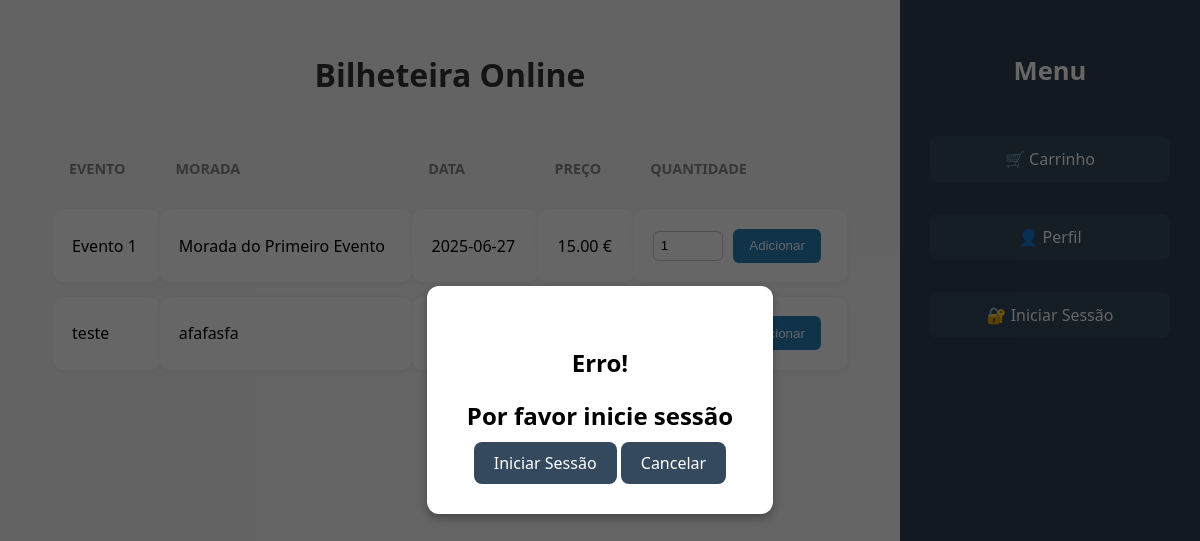
/WebSite/index.php?auth=0, run on the app's committed database.
### tables this page shows
CREATE TABLE lista_bilhetes (
        id INTEGER PRIMARY KEY AUTOINCREMENT,
        nome TEXT NOT NULL,
        morada TEXT NOT NULL,
        dia TEXT NOT NULL,
        preco REAL NOT NULL,
        limite INTEGER,
        disponiveis INTEGER
    );

### WebSite/index.php (the view, shortened to what this page needs)
<?php
$db = new SQLite3('../DataBase/venda_bilhetes.db');
$bilhetes = $db->query("SELECT * FROM lista_bilhetes");
?>
<!DOCTYPE html>
<html lang="pt">
    <link rel="stylesheet" href="styles/index.css">
<head>
</head>
<body>
    <?php if (isset($_GET['auth']) && $_GET['auth'] == '0'): ?>
        <div id="popup" class="popup">
            <div class="popup-content">
                <h2>Erro!</h2>
                <h2>Por favor inicie sessão</h2>
                <a href="iniciar_sessao.php">Iniciar Sessão</a>
                <a href="index.php">Cancelar</a>
            </div>
        </div>
    <?php endif; ?>
<div class="main-content">
    <h1>Bilheteira Online</h1>
    <table>
        <thead>
            <tr>
                <th>Evento</th>
                <th>Morada</th>
                <th>Data</th>
                <th>Preço</th>
                <th>Quantidade</th>
            </tr>
        </thead>
        <tbody>
            <?php while ($bilhete = $bilhetes->fetchArray(SQLITE3_ASSOC)): ?>
                <tr>
                    <td><?= htmlspecialchars($bilhete['nome']) ?></td>
                    <td><?= htmlspecialchars($bilhete['morada']) ?></td>
                    <td><?= htmlspecialchars($bilhete['dia']) ?></td>
                    <td><?= number_format($bilhete['preco'], 2) ?> €</td>
                    <td>
                        <form method="POST" action="php_scripts/adicionar_carrinho.php">
                            <input type="number" name="quantidade" min="1" max="<?= $bilhete['disponiveis'] ?>" value="1" required>
                            <button type="submit">Adicionar</button>
                        </form>
                    </td>
                </tr>
            <?php endwhile; ?>
        </tbody>
    </table>
</div>
<div class="sidebar">
    <h2>Menu</h2>
    <a href="carrinho.php">🛒 Carrinho</a>
    <a href="pagina_perfil.php">👤 Perfil</a>
    <a href="iniciar_sessao.php">🔐 Iniciar Sessão</a>
</div>
</body>
</html>

### WebSite/styles/index.css (style rules this page uses)
* { box-sizing: border-box; }
body { margin: 0; font-family: 'Segoe UI', Tahoma, Geneva, Verdana, sans-serif; display: flex; height: 100vh; background-color: #f9f9f9; }
.sidebar { width: 300px; background-color: #2c3e50; color: white; display: flex; flex-direction: column; align-items: center; padding-top: 2rem; }
.sidebar h2 { margin-bottom: 2rem; font-size: 1.6rem; }
.sidebar a { color: white; text-decoration: none; margin: 1rem 0; padding: 0.75rem 1.2rem; background-color: #34495e; border-radius: 8px; width: 80%; text-align: center; transition: 0.2s; font-size: 1rem; }
.main-content { flex: 1; padding: 2rem; display: flex; flex-direction: column; align-items: center; }
.main-content h1 { margin-bottom: 2rem; color: #333; font-size: 2rem; }
table { width: 95%; max-width: 1400px; border-collapse: separate; border-spacing: 0 15px; }
th { text-align: left; padding: 1rem; color: #888; font-size: 0.9rem; text-transform: uppercase; }
td { background-color: white; padding: 1.2rem; border-radius: 10px; box-shadow: 0 1px 5px rgba(0, 0, 0, 0.05); vertical-align: middle; }
form { display: flex; align-items: center; gap: 10px; }
input[type="number"] { width: 70px; padding: 0.4rem; border: 1px solid #ccc; border-radius: 6px; }
button { background-color: #2980b9; color: white; border: none; padding: 0.6rem 1rem; border-radius: 6px; cursor: pointer; transition: 0.2s; }
.popup { position: fixed; top: 0; left: 0; width: 100%; height: 100%; background-color: rgba(0, 0, 0, 0.6); display: flex; justify-content: center; align-items: center; z-index: 1000; }
.popup-content { background-color: white; padding: 40px; border-radius: 12px; text-align: center; box-shadow: 0 4px 10px rgba(0,0,0,0.3); }
.popup-content h2 { margin-bottom: 20px; }
.popup-content a { padding: 10px 20px; border: none; border-radius: 8px; background-color: #34495e; color: white; cursor: pointer; transition: background-color 0.3s; text-decoration: none; }

### data on the page
lista_bilhetes: nome "Evento 1", morada "Morada do Primeiro Evento", dia "2025-06-27", preco "15.00"
lista_bilhetes: nome "teste", morada "afafasfa"
